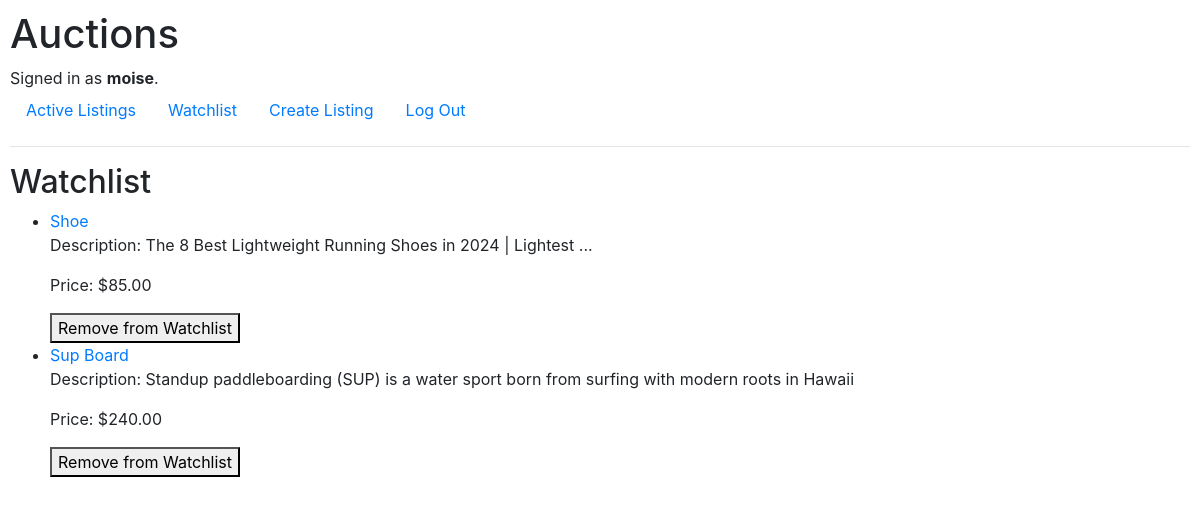
/watchlist/ (signed in), run on the app's committed database.
### auctions/models.py (models this page shows)
class User(AbstractUser):
    pass

class Listing(models.Model):
    STATUS_CHOICES = [
        ('active', 'Active'),
        ('inactive', 'Inactive'),
    ]
    title = models.CharField(max_length=100)
    description = models.TextField()
    starting_bid = models.DecimalField(max_digits=10, decimal_places=2)
    current_price = models.DecimalField(max_digits=10, decimal_places=2, default=0)  # Added to track current price
    image_url = models.URLField(blank=True)  # Optional, if you want to store external image URLs
    image = models.ImageField(upload_to='listing_images', blank=True, null=True)  # Added to store uploaded images locally
    status = models.CharField(max_length=10, choices=STATUS_CHOICES, default='active')
    category = models.CharField(max_length=50, blank=True)
    creator = models.ForeignKey(User, on_delete=models.CASCADE)
    created_at = models.DateTimeField(auto_now_add=True)

### auctions/views.py (the view)
# urls.py: path('watchlist/', views.watchlist, name='watchlist')
@login_required
def watchlist(request):
    if request.method == 'POST':
        pass
    else:
        if request.user.is_authenticated:
            watchlist_listings = request.user.watchlist.listings.all()
            print(watchlist_listings)
            return render(request, 'auctions/watchlist.html', {'watchlist': watchlist_listings})
        else:
            return render(request, 'auctions/watchlist.html')

### auctions/templates/auctions/watchlist.html (shortened to what this page needs)
{% extends "auctions/layout.html" %}
{% block body %}
<h2>Watchlist</h2>
{% if watchlist %}
  <ul>
    {% for listing in watchlist %}
      <li>
        <a href="{% url 'listing_detail' listing.id %}">{{ listing.title }}</a>
        <p>Description: {{ listing.description }}</p>
        <p>Price: ${{ listing.current_price }}</p>
        <form action="{% url 'remove_from_watchlist' listing.id %}" method="post">
          <button type="submit">Remove from Watchlist</button>
        </form>
      </li>
    {% endfor %}
  </ul>
{% else %}
  <p>No listings in your watchlist.</p>
{% endif %}
{% endblock %}

### auctions/templates/auctions/layout.html (shortened to what this page needs)
{% load static %}
<!DOCTYPE html>
<html lang="en">
<head>
<link rel="stylesheet" href="https://stackpath.bootstrapcdn.com/bootstrap/4.4.1/css/bootstrap.min.css">
<link href="{% static 'auctions/styles.css' %}" rel="stylesheet">
</head>
<body>
<h1>Auctions</h1>
<div>
{% if user.is_authenticated %}
    Signed in as <strong>{{ user.username }}</strong>.
    <ul class="nav">
        <li class="nav-item">
            <a class="nav-link" href="{% url 'index' %}">Active Listings</a>
        </li>
        <li class="nav-item">
            <a class="nav-link" href="{% url 'watchlist' %}">Watchlist</a>
        </li>
        <li class="nav-item">
            <a class="nav-link" href="{% url 'create_listing' %}">Create Listing</a>
        </li>
        <li class="nav-item">
            <a class="nav-link" href="{% url 'logout' %}">Log Out</a>
        </li>
    </ul>
{% endif %}
</div>
<hr>
{% block body %}
{% endblock %}
</body>
</html>

### auctions/static/auctions/styles.css (style rules this page uses)
body { padding: 10px; }

### data on the page
User: username "moise"
Listing: title "Shoe", description "The 8 Best Lightweight Running Shoes in 2024 | Lightest ...", current_price "85.00"
Listing: title "Sup Board", description "Standup paddleboarding (SUP) is a water sport born from surfing with modern roots in Hawaii", current_price "240.00"
